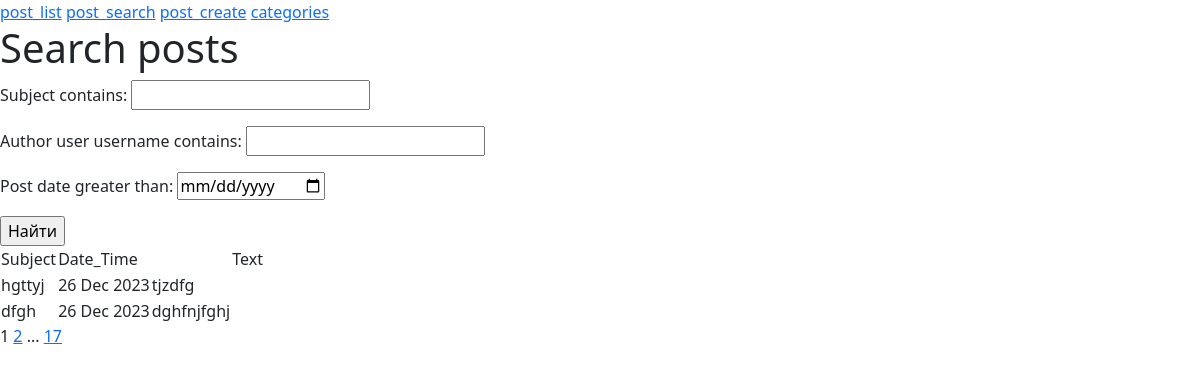
Before: /news/search with the older database file.
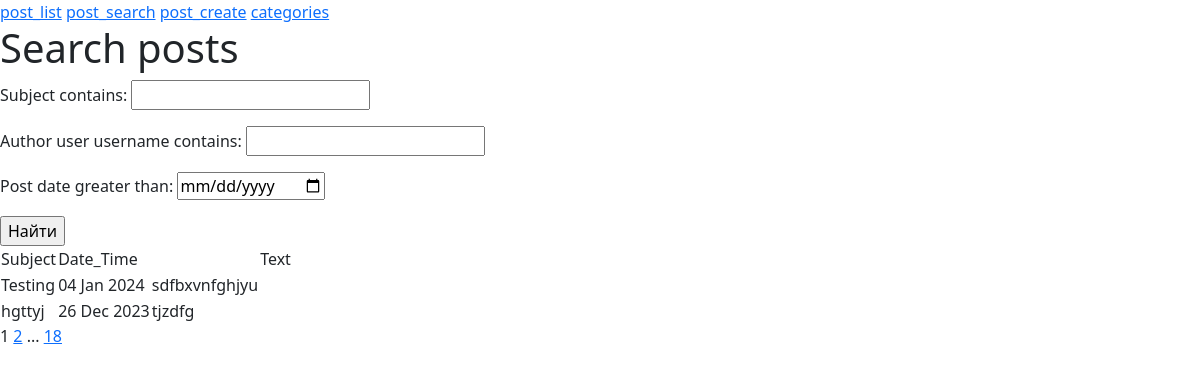
After: the same page with the newer database file.
### News/models.py (models this page shows, shortened)
class Reaction():
    def __init__(self):
        pass

class Post(models.Model, Reaction):
    article = 'AR'
    news = 'NW'
    TYPES = [
        (article, 'article'),
        (news, 'news')
    ]
    author = models.ForeignKey(Author, on_delete=models.CASCADE)
    category = models.ManyToManyField(Category, through='PostCategory')
    type = models.CharField(choices=TYPES, default=news, max_length=2)
    date_time = models.DateTimeField(auto_now_add=True)
    subject = models.CharField(max_length=100)
    text = models.TextField()
    rating = models.IntegerField(default=0)

### News/views.py (the view)
# urls.py: path('search', PostSearch.as_view(), name='post_search'),
class PostSearch(ListView):
    model = Post
    ordering = '-date_time'
    template_name = 'PostSearch.html'
    context_object_name = 'posts'
    paginate_by = 2
    def get_queryset(self):
        queryset = super().get_queryset()
        self.filterset = PostFilter(self.request.GET, queryset)
        return self.filterset.qs
    def get_context_data(self, **kwargs):
        context = super().get_context_data(**kwargs)
        context['filterset'] = self.filterset
        return context

### News/templatetags/custom_tags.py (called while the page is built)
@register.simple_tag(takes_context=True)
def url_replace(context, **kwargs):
    d = context['request'].GET.copy()
    for k, v in kwargs.items():
       d[k] = v
    return d.urlencode()

### templates/PostSearch.html (shortened to what this page needs)
{% extends 'flatpages/default.html' %}
{% load custom_tags %}
{% block content %}
<h1>Search posts</h1>
       <form action="" method="get">
           {{ filterset.form.as_p }}
           <input type="submit" value="Найти" />
       </form>
    {% if posts %}
        <table>
            <tr>
                <td>Subject</td>
                <td>Date_Time<td>
                <td>Text</td>
            </tr>
            {% for post in posts %}
                <tr>
                    <td>{{post.subject}}</td>
                    <td>{{post.date_time | date:'d M Y'}}</td>
                    <td>{{post.text | truncatechars:20}}</td>
                </tr>
            {% endfor %}
        </table>
    {% endif %}
   {{ page_obj.number }}
   {% if page_obj.has_next %}
       <a href="?{% url_replace page=page_obj.next_page_number %}">{{ page_obj.next_page_number }}</a>
       {% if paginator.num_pages != page_obj.next_page_number %}
           ...
           <a href="?{% url_replace page=page_obj.paginator.num_pages %}">{{ page_obj.paginator.num_pages }}</a>
       {% endif %}
   {% endif %}
{% endblock content %}

Changed rows visible on the page:
no longer on this page (row unchanged): Post: subject "dfgh", date_time "26 Dec 2023", text "dghfnjfghj"
added Post: subject "Testing", date_time "04 Jan 2024", text "sdfbxvnfghjyu"
Other visible differences:
{{ page_obj.paginator.num_pages }}: "17" → "18"
